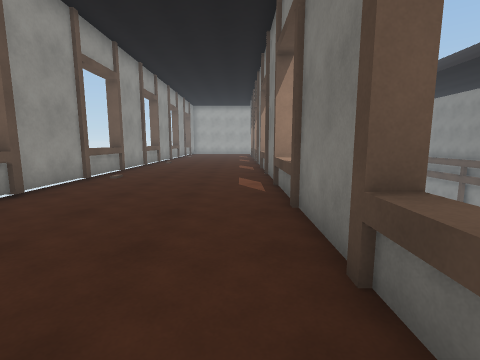
View 1 (above)

22 first-person views from a walk through a scene from a Unity 3-D project. The camera is 1.5 m above the floor, tilts 8° down and sees 85° across. The floor is counted in squares, 1.2 m on a side. Each view is taken from the middle of a square. On the plan, view 1 faces up. The plan holds only what a view shows up to about 12 squares ahead; the rest is blank. The place goes on beyond the plan. The player is left out. Some surface patterns are stand-ins.

View 2
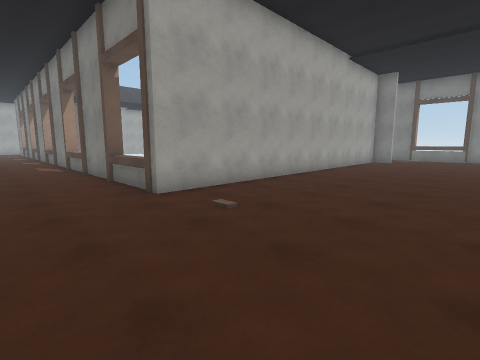

View 3
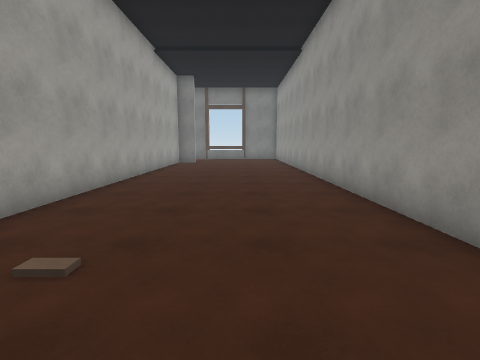

View 4
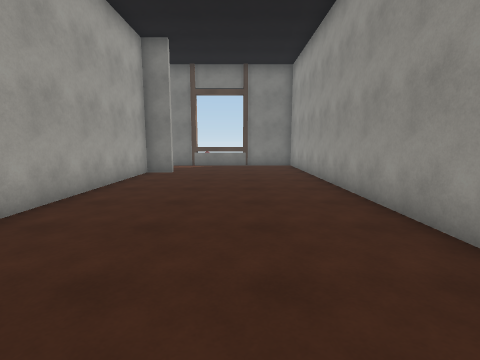

View 5
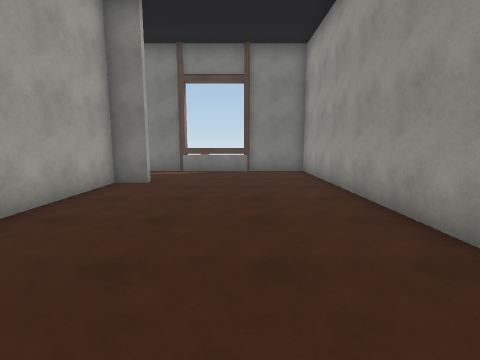

View 6
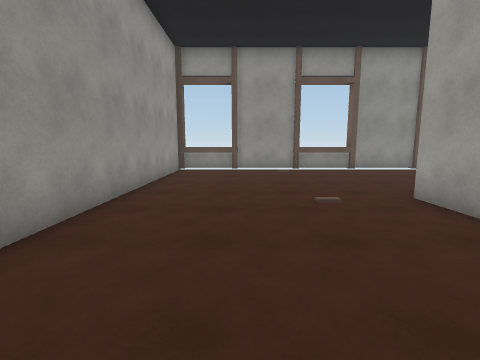

View 7
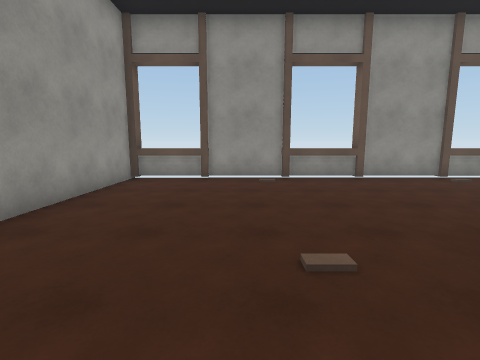

View 8
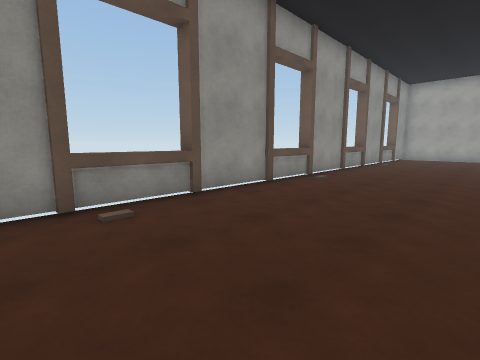

View 9
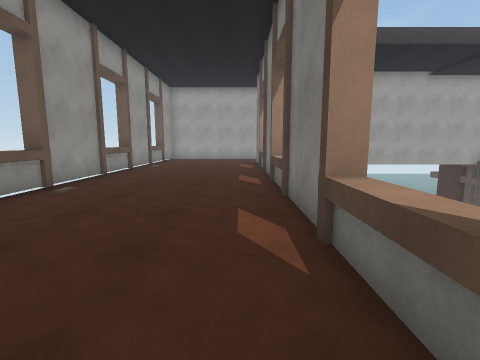

View 10
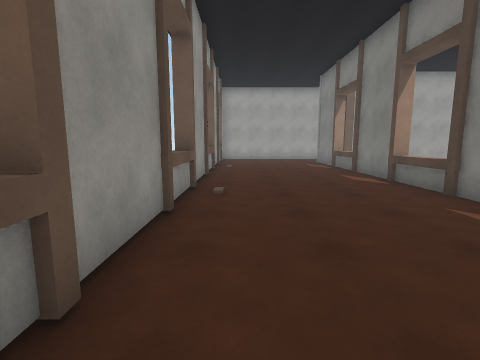

View 11
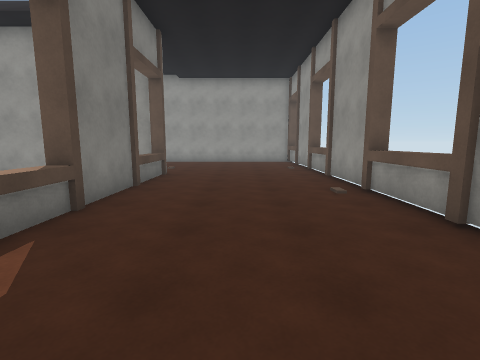

View 12
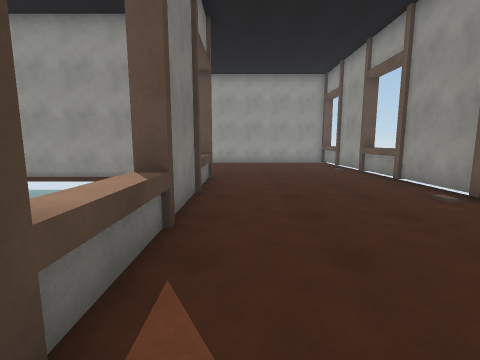

View 13
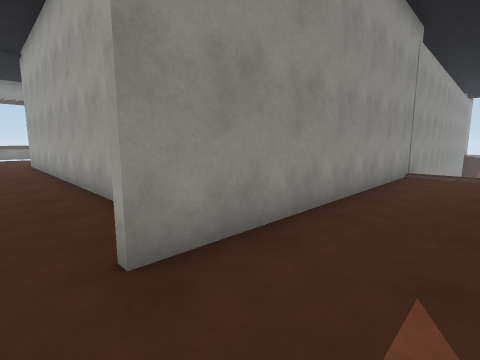

View 14
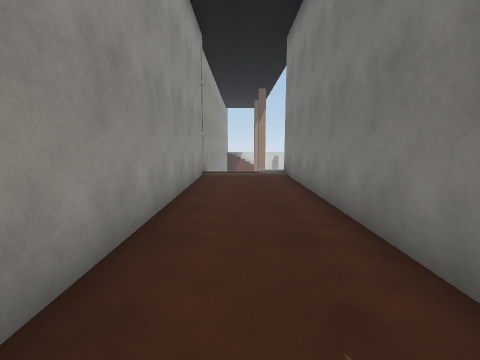

View 15
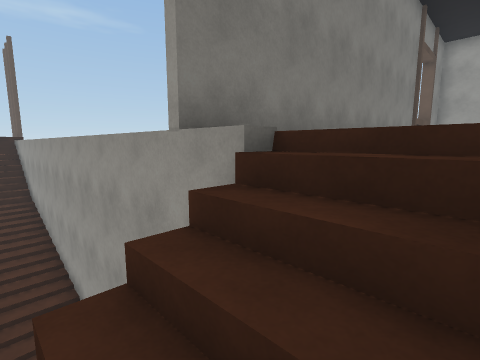

View 16
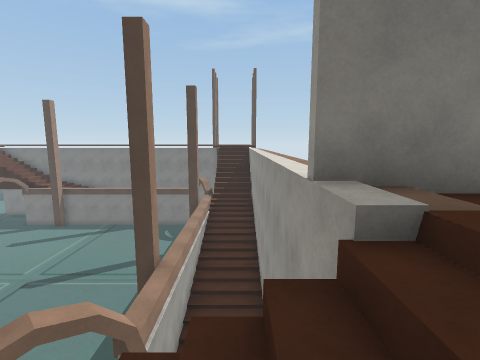

View 17
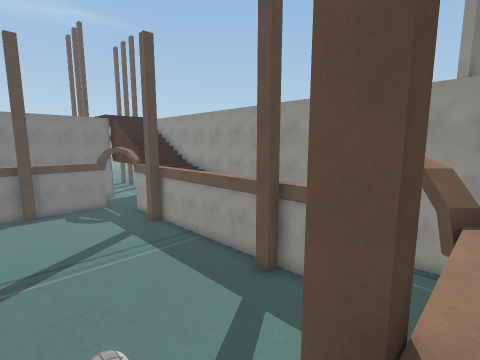

View 18
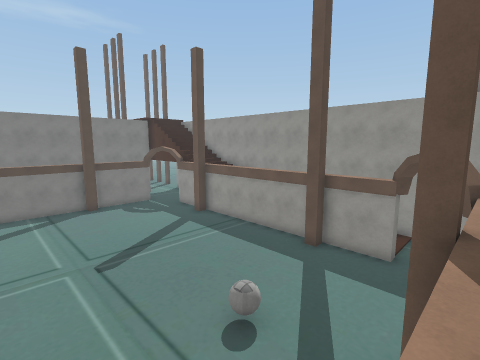

View 19
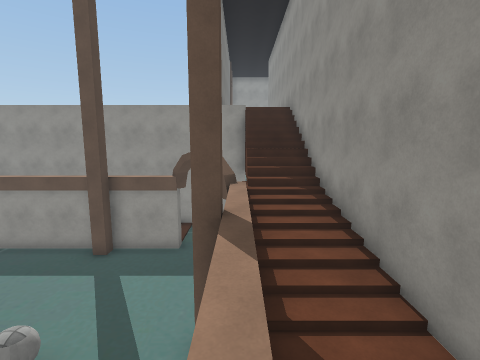

View 20
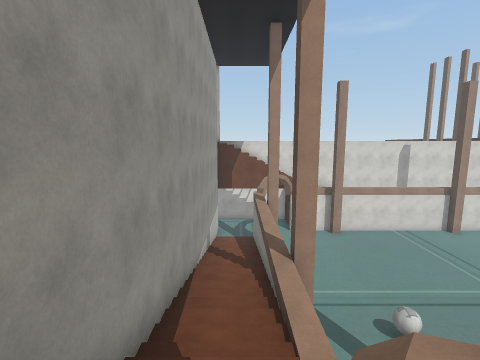

View 21
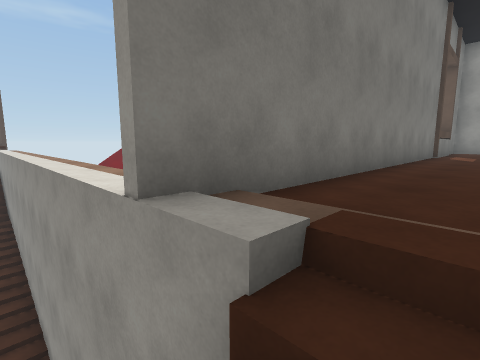

View 22
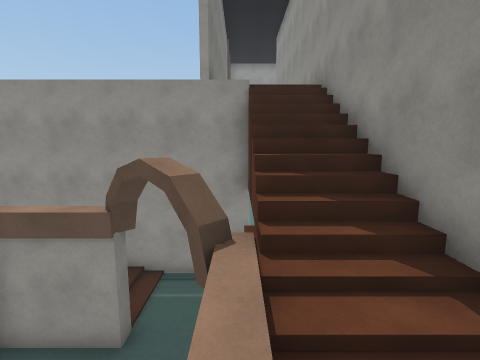

### Floor plan
Key: @ floor where view 1 was taken; # wall or solid block; . main floor; : floor 0.25 m higher than the main floor; - floor 2.5 m lower than the main floor; _ floor 3.5 m lower than the main floor; < floor 6.75 m lower than the main floor; / step, stairs or slope; ^ raised ledge; v drop or lower ground; B ball.
Columns run from 6 left of view 1 to 34 right of it. Each row starts with its distance up from view 1.
 22  ^.....^              #//_ <<<<<<<<<<<<<<
 21  ^.....#              #//_ <<<<<<<<<<<<<<
 20  #.....#              #//_ <<<<<<<<<<<<<
 19 #......#v             #//_ <<<<<<<<<<<<<<
 18 #......^              #//_<<<B<<<<<<<<<<<
 17 v#.....^              #//_#<<<<<<<<<<<<<
 16  ^.....#              #//_<<<<<<<<<<<<<
 15  ^.....#              #///<<<<<<<<<<<<
 14 #......#              #///<<<<<<<<<<<
 13 #......^v             #//#-<<<#<<<<<
 12 #......^              #//<<#////////
 11 ^^.....^              #//<<</ /////////
 10 ^^.....#              #//<<</ ///////////
  9 v#.....#              #//:#::::::::::::::
  8 #......#v             #...# vvvvvvvvvv
  7 #......^              #...#
  6 v#.....^              #...#
  5 ^^.....#              #...#
  4 ^^.....#              #...#
  3 #......#              #...#
  2 #......^v             #...#
  1 #......^              #...#
  0 v#....@^              #...#
 -1 ^^.....################...#
 -2 v^....................#...#
 -3 #.........................^
 -4 #.........................^
 -5 #.........................#
 -6 ^^........................#
 -7 ^^........................#
 -8 v##########################

Where each view was taken, in squares from view 1:
view 1: 0 up, 0 right, facing up
view 2: 7 down, 2 left, facing up-right
view 3: 5 down, 1 left, facing right
view 4: 5 down, 5 right, facing right
view 5: 5 down, 8 right, facing right
view 6: 5 down, 7 right, facing left
view 7: 4 down, 4 right, facing left
view 8: 8 up, 0 right, facing up-left
view 9: 10 up, 0 right, facing up
view 10: 10 up, 4 left, facing up
view 11: 10 up, 2 left, facing down
view 12: 9 up, 0 right, facing down
view 13: 3 down, 19 right, facing up-left
view 14: 2 down, 18 right, facing up
view 15: 11 up, 17 right, facing down-right
view 16: 10 up, 17 right, facing right
view 17: 19 up, 19 right, facing down-right
view 18: 22 up, 19 right, facing down-right
view 19: 22 up, 19 right, facing down
view 20: 11 up, 18 right, facing up
view 21: 10 up, 18 right, facing down-right
view 22: 17 up, 19 right, facing down
